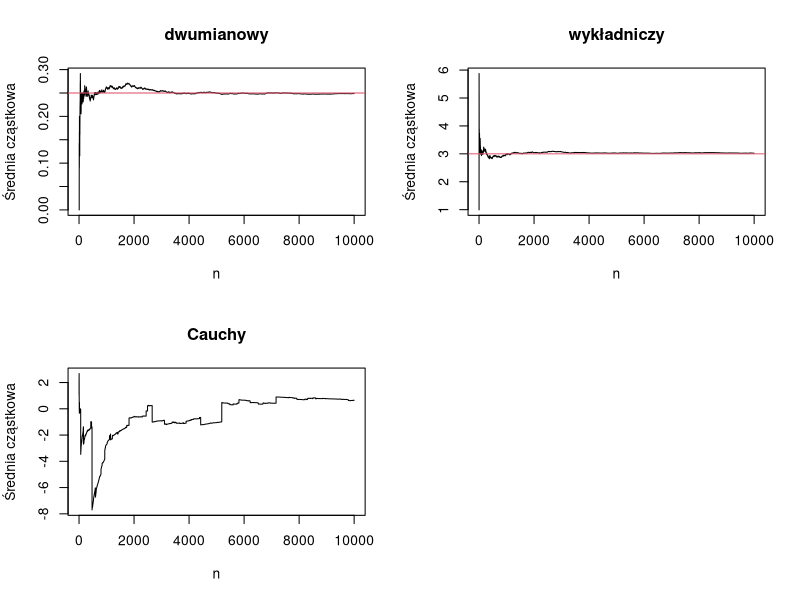
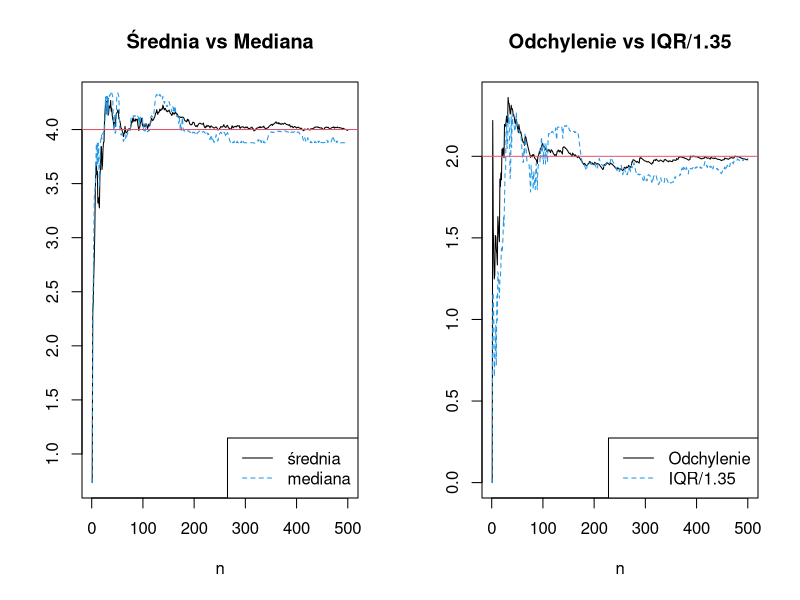
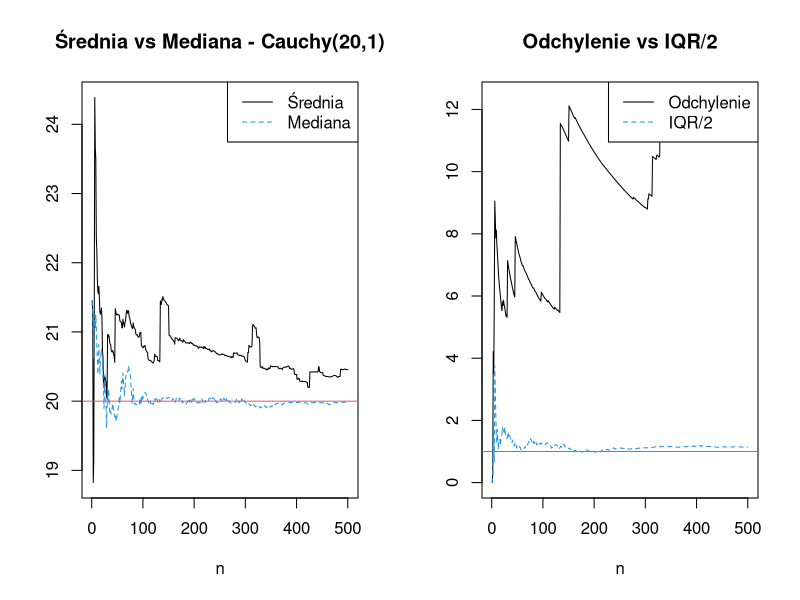

The R script that drew these images, in order:
# =======================================
# Zadanie 1 
# =======================================

N = 10000 # liczba obserwacji
n = 1:N

set.seed(100)

# a) Rozkład dwupunktowy dwumianowy(p = 0.25)
p = 0.25
X = rbinom(N, 1, p)               # Generujemy N obserwacji 0 lub 1, zgodnych z rozkładem Bernoulliego
S = cumsum(X)                     # Obliczamy sumę skumulowaną obserwacji
srednie = S / n                   # Dzielimy każdą sumę przez numer indeksu, uzyskując średnie cząstkowe

par(mfrow = c(2,2))               # Konfigurujemy wyświetlanie 4 wykresów na jednym ekranie
plot(srednie, type = 'l', main = "dwumianowy", xlab = "n", ylab = "Średnia cząstkowa")
abline(h = p, col = 2)            # Dodajemy linię poziomą na wysokości wartości oczekiwanej p

# Wniosek:
# Średnia cząstkowa stabilizuje się wokół wartości oczekiwanej p = 0.25,
# co jest zgodne z prawem wielkich liczb. Oznacza to, że średnia z próby
# jest dobrym estymatorem wartości oczekiwanej rozkładu Bernoulliego.
# Im większa liczba obserwacji, tym mniejsza zmienność średnich cząstkowych.

# b) Rozkład wykładniczy Exp(λ = 1/3)
lambda = 1/3
X = rexp(N, lambda)
S = cumsum(X)
srednie = S / n

plot(srednie, type = 'l', main = "wykładniczy", xlab = "n", ylab = "Średnia cząstkowa")
abline(h = 1/lambda, col = 2)

# Wniosek:
# Średnia z próby dąży do wartości oczekiwanej 1/λ = 3.
# Obserwujemy spadek niestabilności wraz ze wzrostem próby.
# Potwierdza to, że średnia z próby jest trafnym estymatorem wartości oczekiwanej.

# c) Rozkład Cauchy'ego (a=0, d=1)
a = 0
d = 1
X = rcauchy(N, a, d)
S = cumsum(X)
srednie = S / n

plot(srednie, type = 'l', main = "Cauchy", xlab = "n", ylab = "Średnia cząstkowa")

# Wniosek:
# Średnia z próby dla rozkładu Cauchy’ego nie stabilizuje się – wykres jest nieregularny.
# Wynika to z faktu, że rozkład Cauchy’ego NIE POSIADA wartości oczekiwanej.
# W związku z tym prawo wielkich liczb nie działa w standardowy sposób – średnia nie dąży do żadnej konkretnej wartości.
# Średnia z próby NIE jest sensownym estymatorem położenia dla tego rozkładu – może być bardzo niestabilna,
# ponieważ pojedyncze obserwacje mogą być ekstremalnie duże.

# =======================================
# Zadanie 2
# =======================================

# Rozkład normalny N(μ=4, σ=2)
mi = 4
sigma = 2
N = 500 #  liczba obserwacji
n = 1:N

set.seed(150)

X = rnorm(N, mi, sigma)

# Średnie cząstkowe
srednia = cumsum(X) / n

# Mediany cząstkowe
mediany=c()
for(i in 1:N) mediany[i]=median(X[1:i])

# Odchylenia standardowe i rozstępy międzykwartylowe / 1.35
odchylenie_std = D = numeric(N)
for(i in 2:N){
  odchylenie_std[i] = sd(X[1:i])
  D[i] = IQR(X[1:i]) / 1.35
}

# Wykresy
par(mfrow = c(1,2))

# a) Średnia vs mediana
plot(srednia, type='l', xlab='n', ylab='', main="Średnia vs Mediana")
lines(mediany, lty=2, col=4)
abline(h = mi, col = 2)
legend("bottomright", legend = c("średnia", "mediana"), lty = c(1, 2), col = c(1, 4))

# Wniosek:
# Zarówno średnia, jak i mediana z próby stabilizują się wokół wartości oczekiwanej μ = 4.
# Oba estymatory są zgodne, choć mediana jest bardziej odporna na wartości odstające.
# W rozkładzie normalnym, który jest symetryczny i ma skończone momenty, średnia i mediana są równie trafnymi estymatorami położenia.

# b) Odchylenie standardowe vs. IQR/1.35
plot(odchylenie_std, type='l', xlab='n', ylab='', main="Odchylenie vs IQR/1.35")
lines(D, lty=2, col=4)
abline(h = sigma, col = 2)
legend("bottomright", legend = c("Odchylenie", "IQR/1.35"), lty = c(1, 2), col = c(1, 4))

# Wniosek:
# Odchylenie standardowe i IQR/1.35 zbieżnie estymują σ = 2.
# Oba estymatory są trafne w tym przypadku.

# =======================================
# Zadanie 3 – Stabilność estymatorów w Cauchy(20, 1)
# =======================================

# Generujemy próbę z rozkładu Cauchy’ego
a = 20
d = 1

set.seed(100)

X = rcauchy(N, a, d)

# Średnie cząstkowe
srednia = cumsum(X) / n

# Mediany cząstkowe
mediany=c()
for(i in 1:N) mediany[i]=median(X[1:i])

# Odchylenia standardowe i rozstępy ćwiartkowe (IQR/2)
odchylenie_std = D = numeric(N)
for(i in 2:N){
  odchylenie_std[i] = sd(X[1:i])
  D[i] = IQR(X[1:i]) / 2
}

# Wykresy
par(mfrow = c(1,2))

# a) Średnia vs. mediana
plot(srednia, type='l', xlab='n', ylab='', main="Średnia vs Mediana - Cauchy(20,1)")
lines(mediany, lty=2, col=4)
abline(h = a, col = 2)
legend("topright", legend = c("Średnia", "Mediana"), lty = c(1, 2), col = c(1, 4))

# Wniosek:
# Średnia nie stabilizuje się, ponieważ rozkład Cauchy’ego nie posiada wartości oczekiwanej.
# Mediana stabilizuje się w okolicach 20, co wynika z symetrii rozkładu.
# Dla tego typu rozkładów mediana jest zdecydowanie lepszym estymatorem położenia niż średnia.

# b) Odchylenie standardowe vs. rozstęp ćwiartkowy
plot(odchylenie_std, type='l', xlab='n', ylab='', main="Odchylenie vs IQR/2")
lines(D, lty=2, col=4)
abline(h = d, col = 2)
legend("topright", legend = c("Odchylenie", "IQR/2"), lty = c(1, 2), col = c(1, 4))

# Wniosek:
# Odchylenie standardowe jest bardzo niestabilne i nie dąży do ustalonej wartości,
# ponieważ wariancja rozkładu Cauchy’ego jest nieskończona.
# IQR/2 natomiast jest odporny na obserwacje ekstremalne i może być stosowany jako estymator rozproszenia.

# =======================================
# Zadanie 4 – Estymacja parametru λ dla rozkładu wykładniczego
# =======================================

# Dane: czasy pracy 8 bateryjek (w godzinach)
czas = c(483, 705, 2623, 347, 620, 2719, 1035, 421)

# a) Estymator największej wiarygodności (MLE) dla λ: λ̂ = 1 / średnia
(est1 = 1 / mean(czas))

# Alternatywnie za pomocą funkcji fitdistr (MASS)
library(MASS)
(est2 = fitdistr(czas, densfun = "exponential")$est)

# b)
# (i) Estymator wartości oczekiwanej EX = 1 / λ̂
(estEX = 1 / est1)

# (ii) Szacowane P(X < 1000)
pexp(1000, est1)

# Wnioski:
# λ̂ został oszacowany przy użyciu MLE, co daje dobre przybliżenie.
# Wartość oczekiwana EX wynosi około 1119,125 godzin, co sugeruje, że baterie pracują średnio tyle czasu.
# Szansa, że bateria wytrzyma mniej niż 1000 godzin, wynosi około 59%.